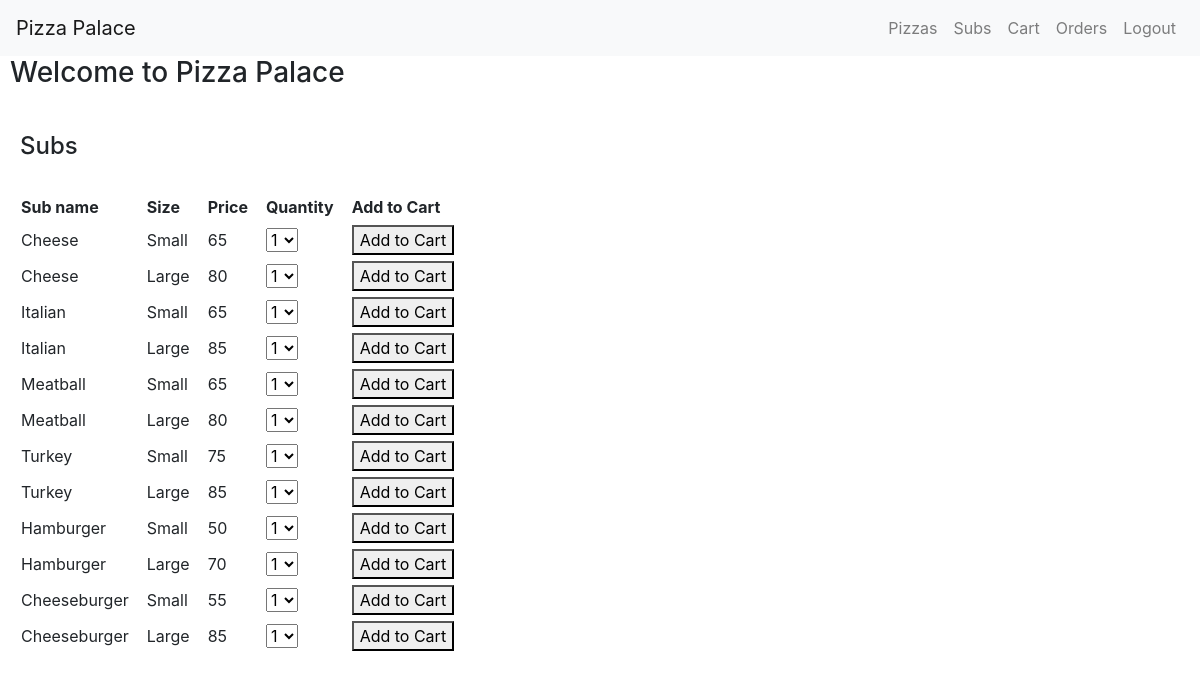
The app's page /subs (signed in) with its own data.
### orders/models.py (models this page shows, shortened)
class Sub(models.Model):
	sub_name=models.CharField(max_length=32)
	size=models.CharField(max_length=16)
	price=models.IntegerField()

### orders/views.py (the view, shortened to what this page needs)
# urls.py: path("subs", views.subs, name="subs"),
def subs(request):
	u=request.user
	cart,created=Cart.objects.get_or_create(cust_id=u.customer)
	context={
		"subs": Sub.objects.all()
	}
	return render(request, "orders/subs.html", context)

### orders/templates/orders/subs.html (shortened to what this page needs)
{% extends "orders/profile.html" %}
{% block Content %}
<h4>Subs</h4><br>
<table>
	<tr>
		<th>Sub name</th>
		<th>Size</th>
		<th>Price</th>
		<th>Quantity</th>
		<th>Add to Cart</th>
	</tr>
	{% for sub in subs %}
	<tr>
		<form action="{% url 'subs' %}" method="POST">
			<td>{{ sub.sub_name }}</td>
			<td>{{ sub.size }}</td>
			<td>{{ sub.price }}</td>
			<td><select name="quantity">
				<option value="1">1</option>
			</select></td>
			<td><button type="submit">Add to Cart</button></td>
		</form>
	</tr>
	{% endfor %}
</table>
{% endblock %}

### orders/static/orders/menu.css (style rules this page uses)
th, td { padding: 3px 9px; }
h5, h4 { padding-left: 8px; }

### records on screen
Sub: sub_name "Cheese", size "Small", price "65"
Sub: sub_name "Cheese", size "Large", price "80"
Sub: sub_name "Italian", size "Small", price "65"
Sub: sub_name "Italian", size "Large", price "85"
Sub: sub_name "Meatball", size "Small", price "65"
Sub: sub_name "Meatball", size "Large", price "80"
Sub: sub_name "Turkey", size "Small", price "75"
Sub: sub_name "Turkey", size "Large", price "85"
Sub: sub_name "Hamburger", size "Small", price "50"
Sub: sub_name "Hamburger", size "Large", price "70"
Sub: sub_name "Cheeseburger", size "Small", price "55"
Sub: sub_name "Cheeseburger", size "Large", price "85"
